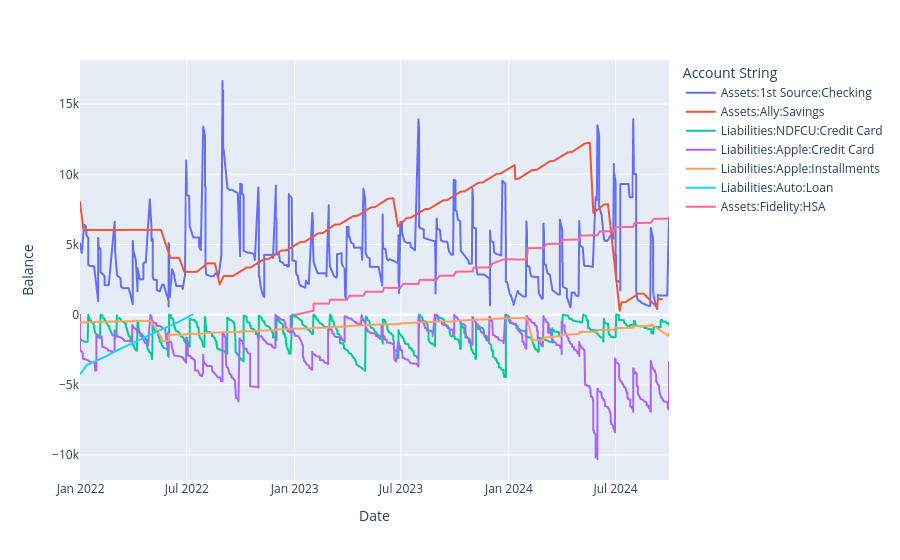

The notebook cell saved with this chart:
### Code cell
px.line(ledgers[ledgers["Type"].isin(["Assets", "Liabilities"])], x="Date", y="Balance", color="Account String")
